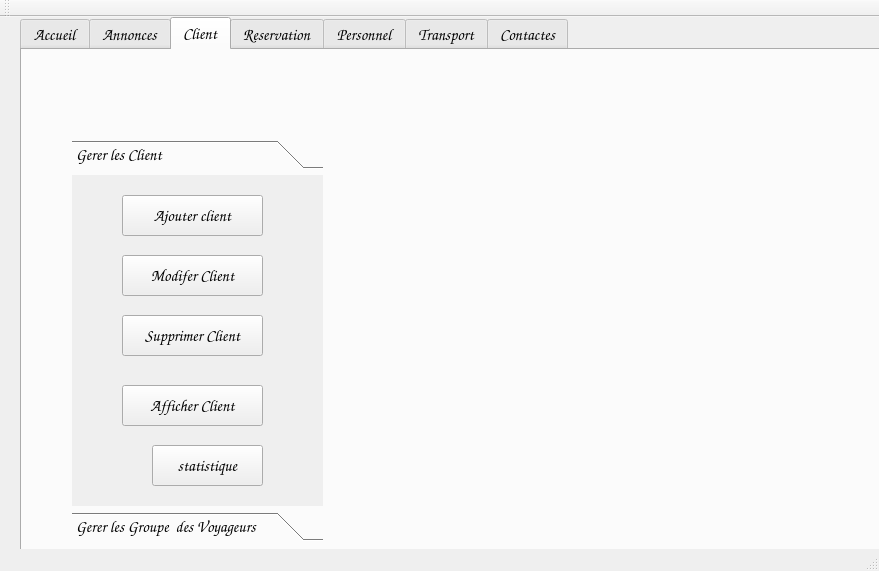
<?xml version="1.0" encoding="UTF-8"?>
<ui version="4.0">
 <class>MainWindow</class>
 <widget class="QMainWindow" name="MainWindow">
  <property name="geometry">
   <rect>
    <x>0</x>
    <y>0</y>
    <width>879</width>
    <height>571</height>
   </rect>
  </property>
  <property name="windowTitle">
   <string>MainWindow</string>
  </property>
  <widget class="QWidget" name="centralWidget">
   <widget class="QTabWidget" name="tabWidget">
    <property name="geometry">
     <rect>
      <x>20</x>
      <y>0</y>
      <width>891</width>
      <height>551</height>
     </rect>
    </property>
    <property name="font">
     <font>
      <family>Comic Sans MS</family>
      <pointsize>12</pointsize>
     </font>
    </property>
    <property name="currentIndex">
     <number>2</number>
    </property>
    <widget class="QWidget" name="apropos">
     <attribute name="title">
      <string>Accueil</string>
     </attribute>
     <widget class="QLabel" name="label_2">
      <property name="geometry">
       <rect>
        <x>0</x>
        <y>0</y>
        <width>870</width>
        <height>371</height>
       </rect>
      </property>
      <property name="text">
       <string/>
      </property>
      <property name="pixmap">
       <pixmap>../../Desktop/agence_de_voyage_tour_operator_avion.jpg</pixmap>
      </property>
     </widget>
    </widget>
    <widget class="QWidget" name="tab_2">
     <attribute name="title">
      <string>Annonces</string>
     </attribute>
    </widget>
    <widget class="QWidget" name="client">
     <attribute name="title">
      <string>Client</string>
     </attribute>
     <widget class="QToolBox" name="toolBox">
      <property name="geometry">
       <rect>
        <x>50</x>
        <y>90</y>
        <width>251</width>
        <height>401</height>
       </rect>
      </property>
      <property name="currentIndex">
       <number>0</number>
      </property>
      <widget class="QWidget" name="client">
       <property name="geometry">
        <rect>
         <x>0</x>
         <y>0</y>
         <width>251</width>
         <height>327</height>
        </rect>
       </property>
       <attribute name="label">
        <string>Gerer les Client </string>
       </attribute>
       <widget class="QPushButton" name="pushButton">
        <property name="geometry">
         <rect>
          <x>50</x>
          <y>20</y>
          <width>141</width>
          <height>41</height>
         </rect>
        </property>
        <property name="text">
         <string>Ajouter client</string>
        </property>
       </widget>
       <widget class="QPushButton" name="pushButton_2">
        <property name="geometry">
         <rect>
          <x>50</x>
          <y>80</y>
          <width>141</width>
          <height>41</height>
         </rect>
        </property>
        <property name="text">
         <string>Modifer Client</string>
        </property>
       </widget>
       <widget class="QPushButton" name="pushButton_3">
        <property name="geometry">
         <rect>
          <x>50</x>
          <y>140</y>
          <width>141</width>
          <height>41</height>
         </rect>
        </property>
        <property name="text">
         <string>Supprimer Client</string>
        </property>
       </widget>
       <widget class="QPushButton" name="pushButton_4">
        <property name="geometry">
         <rect>
          <x>50</x>
          <y>210</y>
          <width>141</width>
          <height>41</height>
         </rect>
        </property>
        <property name="text">
         <string>Afficher Client</string>
        </property>
       </widget>
       <widget class="QPushButton" name="pushButton_9">
        <property name="geometry">
         <rect>
          <x>80</x>
          <y>270</y>
          <width>111</width>
          <height>41</height>
         </rect>
        </property>
        <property name="text">
         <string>statistique</string>
        </property>
       </widget>
      </widget>
      <widget class="QWidget" name="groupedevoyageurs">
       <property name="geometry">
        <rect>
         <x>0</x>
         <y>0</y>
         <width>251</width>
         <height>327</height>
        </rect>
       </property>
       <attribute name="label">
        <string>Gerer les Groupe  des Voyageurs</string>
       </attribute>
       <widget class="QPushButton" name="pushButton_5">
        <property name="geometry">
         <rect>
          <x>40</x>
          <y>30</y>
          <width>141</width>
          <height>41</height>
         </rect>
        </property>
        <property name="text">
         <string>Ajouter Groupe</string>
        </property>
       </widget>
       <widget class="QPushButton" name="pushButton_6">
        <property name="geometry">
         <rect>
          <x>40</x>
          <y>90</y>
          <width>141</width>
          <height>41</height>
         </rect>
        </property>
        <property name="text">
         <string>Modifer Groupe</string>
        </property>
       </widget>
       <widget class="QPushButton" name="pushButton_7">
        <property name="geometry">
         <rect>
          <x>40</x>
          <y>150</y>
          <width>141</width>
          <height>41</height>
         </rect>
        </property>
        <property name="text">
         <string>Supprimer Groupe</string>
        </property>
       </widget>
       <widget class="QPushButton" name="pushButton_8">
        <property name="geometry">
         <rect>
          <x>40</x>
          <y>210</y>
          <width>141</width>
          <height>41</height>
         </rect>
        </property>
        <property name="text">
         <string>Afficher Groupe</string>
        </property>
       </widget>
      </widget>
     </widget>
     <widget class="QLabel" name="label">
      <property name="geometry">
       <rect>
        <x>30</x>
        <y>0</y>
        <width>901</width>
        <height>521</height>
       </rect>
      </property>
      <property name="text">
       <string/>
      </property>
      <property name="pixmap">
       <pixmap>../../Desktop/téléchargement (2).jpg</pixmap>
      </property>
     </widget>
     <zorder>label</zorder>
     <zorder>toolBox</zorder>
    </widget>
    <widget class="QWidget" name="tab_4">
     <attribute name="title">
      <string>Reservation</string>
     </attribute>
    </widget>
    <widget class="QWidget" name="tab_7">
     <attribute name="title">
      <string>Personnel</string>
     </attribute>
    </widget>
    <widget class="QWidget" name="tab_5">
     <attribute name="title">
      <string>Transport</string>
     </attribute>
    </widget>
    <widget class="QWidget" name="tab_6">
     <attribute name="title">
      <string>Contactes</string>
     </attribute>
    </widget>
   </widget>
  </widget>
  <widget class="QToolBar" name="mainToolBar">
   <attribute name="toolBarArea">
    <enum>TopToolBarArea</enum>
   </attribute>
   <attribute name="toolBarBreak">
    <bool>false</bool>
   </attribute>
  </widget>
  <widget class="QStatusBar" name="statusBar"/>
 </widget>
 <layoutdefault spacing="6" margin="11"/>
 <resources/>
 <connections/>
</ui>
